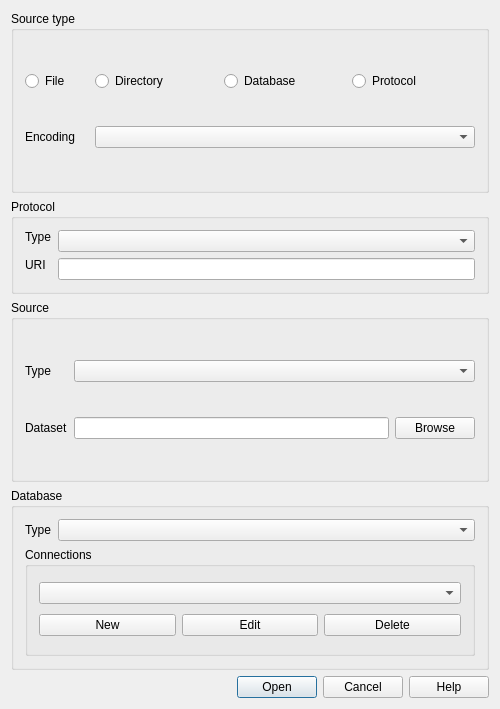
<?xml version="1.0" encoding="UTF-8"?>
<ui version="4.0">
 <class>OpenVectorLayerDialogBase</class>
 <widget class="QDialog" name="OpenVectorLayerDialogBase">
  <property name="windowModality">
   <enum>Qt::WindowModal</enum>
  </property>
  <property name="geometry">
   <rect>
    <x>0</x>
    <y>0</y>
    <width>500</width>
    <height>709</height>
   </rect>
  </property>
  <property name="sizePolicy">
   <sizepolicy hsizetype="Expanding" vsizetype="Expanding">
    <horstretch>0</horstretch>
    <verstretch>0</verstretch>
   </sizepolicy>
  </property>
  <property name="minimumSize">
   <size>
    <width>500</width>
    <height>150</height>
   </size>
  </property>
  <property name="windowTitle">
   <string>Add vector layer</string>
  </property>
  <property name="windowIcon">
   <iconset>
    <normaloff/>
   </iconset>
  </property>
  <layout class="QGridLayout" name="gridLayout_5">
   <item row="0" column="0">
    <widget class="QGroupBox" name="srcGroupBox_2">
     <property name="sizePolicy">
      <sizepolicy hsizetype="Expanding" vsizetype="Expanding">
       <horstretch>0</horstretch>
       <verstretch>0</verstretch>
      </sizepolicy>
     </property>
     <property name="title">
      <string>Source type</string>
     </property>
     <layout class="QGridLayout" name="gridLayout">
      <item row="0" column="0">
       <widget class="QRadioButton" name="radioSrcFile">
        <property name="text">
         <string>File</string>
        </property>
       </widget>
      </item>
      <item row="0" column="1">
       <widget class="QRadioButton" name="radioSrcDirectory">
        <property name="text">
         <string>Directory</string>
        </property>
       </widget>
      </item>
      <item row="0" column="2">
       <widget class="QRadioButton" name="radioSrcDatabase">
        <property name="text">
         <string>Database</string>
        </property>
       </widget>
      </item>
      <item row="0" column="3">
       <widget class="QRadioButton" name="radioSrcProtocol">
        <property name="text">
         <string>Protocol</string>
        </property>
       </widget>
      </item>
      <item row="1" column="0">
       <widget class="QLabel" name="label_3">
        <property name="text">
         <string>Encoding</string>
        </property>
       </widget>
      </item>
      <item row="1" column="1" colspan="3">
       <widget class="QComboBox" name="cmbEncodings">
        <property name="minimumSize">
         <size>
          <width>380</width>
          <height>0</height>
         </size>
        </property>
       </widget>
      </item>
     </layout>
    </widget>
   </item>
   <item row="1" column="0">
    <widget class="QGroupBox" name="protocolGroupBox">
     <property name="minimumSize">
      <size>
       <width>0</width>
       <height>0</height>
      </size>
     </property>
     <property name="title">
      <string>Protocol</string>
     </property>
     <layout class="QGridLayout" name="gridLayout_2">
      <item row="0" column="0">
       <widget class="QLabel" name="label_2">
        <property name="text">
         <string>Type</string>
        </property>
       </widget>
      </item>
      <item row="0" column="1" rowspan="2">
       <widget class="QComboBox" name="cmbProtocolTypes"/>
      </item>
      <item row="1" column="0" rowspan="2">
       <widget class="QLabel" name="label">
        <property name="text">
         <string>URI</string>
        </property>
        <property name="buddy">
         <cstring>protocolURI</cstring>
        </property>
       </widget>
      </item>
      <item row="2" column="1">
       <widget class="QLineEdit" name="protocolURI"/>
      </item>
     </layout>
    </widget>
   </item>
   <item row="2" column="0">
    <widget class="QGroupBox" name="fileGroupBox">
     <property name="sizePolicy">
      <sizepolicy hsizetype="Expanding" vsizetype="Expanding">
       <horstretch>0</horstretch>
       <verstretch>0</verstretch>
      </sizepolicy>
     </property>
     <property name="minimumSize">
      <size>
       <width>0</width>
       <height>0</height>
      </size>
     </property>
     <property name="title">
      <string>Source</string>
     </property>
     <layout class="QGridLayout" name="gridLayout_3">
      <item row="0" column="0">
       <widget class="QLabel" name="labelDirectoryType">
        <property name="text">
         <string>Type</string>
        </property>
       </widget>
      </item>
      <item row="0" column="2" colspan="2">
       <widget class="QComboBox" name="cmbDirectoryTypes"/>
      </item>
      <item row="1" column="0" colspan="2">
       <widget class="QLabel" name="labelSrcDataset">
        <property name="text">
         <string>Dataset</string>
        </property>
        <property name="buddy">
         <cstring>inputSrcDataset</cstring>
        </property>
       </widget>
      </item>
      <item row="1" column="2">
       <widget class="QLineEdit" name="inputSrcDataset">
        <property name="minimumSize">
         <size>
          <width>200</width>
          <height>0</height>
         </size>
        </property>
       </widget>
      </item>
      <item row="1" column="3">
       <widget class="QPushButton" name="buttonSelectSrc">
        <property name="text">
         <string>Browse</string>
        </property>
       </widget>
      </item>
     </layout>
    </widget>
   </item>
   <item row="4" column="0">
    <widget class="QDialogButtonBox" name="buttonBox">
     <property name="standardButtons">
      <set>QDialogButtonBox::Cancel|QDialogButtonBox::Help|QDialogButtonBox::Open</set>
     </property>
    </widget>
   </item>
   <item row="3" column="0">
    <widget class="QGroupBox" name="dbGroupBox">
     <property name="sizePolicy">
      <sizepolicy hsizetype="Expanding" vsizetype="Expanding">
       <horstretch>0</horstretch>
       <verstretch>0</verstretch>
      </sizepolicy>
     </property>
     <property name="minimumSize">
      <size>
       <width>0</width>
       <height>0</height>
      </size>
     </property>
     <property name="title">
      <string>Database</string>
     </property>
     <layout class="QGridLayout" name="gridLayout_6">
      <item row="0" column="0">
       <widget class="QLabel" name="label_4">
        <property name="text">
         <string>Type</string>
        </property>
       </widget>
      </item>
      <item row="0" column="1">
       <widget class="QComboBox" name="cmbDatabaseTypes">
        <property name="sizePolicy">
         <sizepolicy hsizetype="Expanding" vsizetype="Fixed">
          <horstretch>0</horstretch>
          <verstretch>0</verstretch>
         </sizepolicy>
        </property>
       </widget>
      </item>
      <item row="1" column="0" colspan="2">
       <widget class="QGroupBox" name="groupBox">
        <property name="sizePolicy">
         <sizepolicy hsizetype="Minimum" vsizetype="Preferred">
          <horstretch>0</horstretch>
          <verstretch>0</verstretch>
         </sizepolicy>
        </property>
        <property name="title">
         <string>Connections</string>
        </property>
        <layout class="QGridLayout" name="gridLayout_4">
         <item row="1" column="0">
          <widget class="QPushButton" name="btnNew">
           <property name="text">
            <string>New</string>
           </property>
          </widget>
         </item>
         <item row="1" column="1">
          <widget class="QPushButton" name="btnEdit">
           <property name="text">
            <string>Edit</string>
           </property>
          </widget>
         </item>
         <item row="1" column="2">
          <widget class="QPushButton" name="btnDelete">
           <property name="text">
            <string>Delete</string>
           </property>
          </widget>
         </item>
         <item row="0" column="0" colspan="3">
          <widget class="QComboBox" name="cmbConnections"/>
         </item>
        </layout>
       </widget>
      </item>
     </layout>
    </widget>
   </item>
  </layout>
 </widget>
 <layoutdefault spacing="6" margin="11"/>
 <tabstops>
  <tabstop>radioSrcFile</tabstop>
  <tabstop>radioSrcDirectory</tabstop>
  <tabstop>radioSrcDatabase</tabstop>
  <tabstop>radioSrcProtocol</tabstop>
  <tabstop>cmbEncodings</tabstop>
  <tabstop>cmbProtocolTypes</tabstop>
  <tabstop>protocolURI</tabstop>
  <tabstop>cmbDirectoryTypes</tabstop>
  <tabstop>inputSrcDataset</tabstop>
  <tabstop>buttonSelectSrc</tabstop>
  <tabstop>cmbDatabaseTypes</tabstop>
  <tabstop>cmbConnections</tabstop>
  <tabstop>btnNew</tabstop>
  <tabstop>btnEdit</tabstop>
  <tabstop>btnDelete</tabstop>
  <tabstop>buttonBox</tabstop>
 </tabstops>
 <resources/>
 <connections>
  <connection>
   <sender>buttonBox</sender>
   <signal>accepted()</signal>
   <receiver>OpenVectorLayerDialogBase</receiver>
   <slot>accept()</slot>
   <hints>
    <hint type="sourcelabel">
     <x>451</x>
     <y>699</y>
    </hint>
    <hint type="destinationlabel">
     <x>481</x>
     <y>297</y>
    </hint>
   </hints>
  </connection>
  <connection>
   <sender>buttonBox</sender>
   <signal>rejected()</signal>
   <receiver>OpenVectorLayerDialogBase</receiver>
   <slot>reject()</slot>
   <hints>
    <hint type="sourcelabel">
     <x>392</x>
     <y>699</y>
    </hint>
    <hint type="destinationlabel">
     <x>281</x>
     <y>339</y>
    </hint>
   </hints>
  </connection>
  <connection>
   <sender>radioSrcDatabase</sender>
   <signal>toggled(bool)</signal>
   <receiver>dbGroupBox</receiver>
   <slot>setVisible(bool)</slot>
   <hints>
    <hint type="sourcelabel">
     <x>351</x>
     <y>85</y>
    </hint>
    <hint type="destinationlabel">
     <x>245</x>
     <y>511</y>
    </hint>
   </hints>
  </connection>
 </connections>
</ui>
